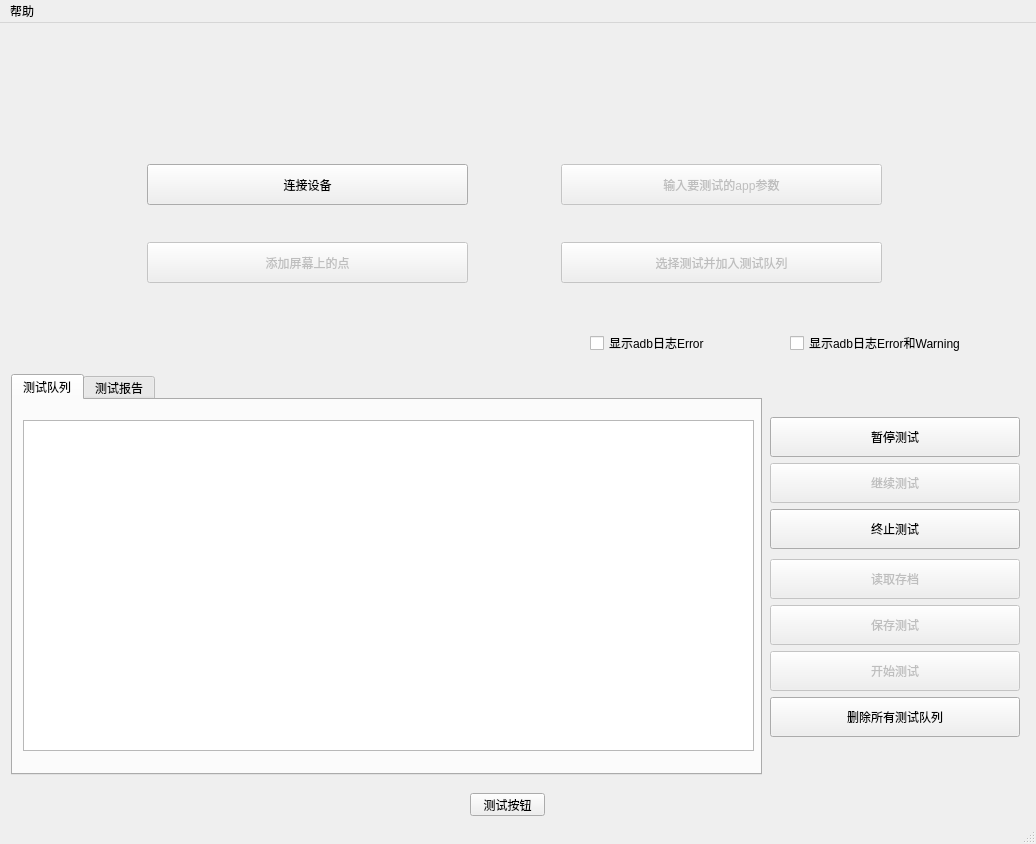
<?xml version="1.0" encoding="UTF-8"?>
<ui version="4.0">
 <class>TestWindow</class>
 <widget class="QMainWindow" name="TestWindow">
  <property name="geometry">
   <rect>
    <x>0</x>
    <y>0</y>
    <width>1036</width>
    <height>844</height>
   </rect>
  </property>
  <property name="sizePolicy">
   <sizepolicy hsizetype="Expanding" vsizetype="Expanding">
    <horstretch>0</horstretch>
    <verstretch>0</verstretch>
   </sizepolicy>
  </property>
  <property name="windowTitle">
   <string>测试窗口</string>
  </property>
  <widget class="QWidget" name="centralwidget">
   <widget class="QPushButton" name="testButton">
    <property name="geometry">
     <rect>
      <x>470</x>
      <y>770</y>
      <width>75</width>
      <height>23</height>
     </rect>
    </property>
    <property name="text">
     <string>测试按钮</string>
    </property>
   </widget>
   <widget class="QWidget" name="layoutWidget">
    <property name="geometry">
     <rect>
      <x>60</x>
      <y>110</y>
      <width>911</width>
      <height>181</height>
     </rect>
    </property>
    <layout class="QGridLayout" name="gridLayout">
     <item row="0" column="0">
      <widget class="QPushButton" name="connectDeviceButton">
       <property name="enabled">
        <bool>true</bool>
       </property>
       <property name="sizePolicy">
        <sizepolicy hsizetype="Minimum" vsizetype="Fixed">
         <horstretch>0</horstretch>
         <verstretch>0</verstretch>
        </sizepolicy>
       </property>
       <property name="minimumSize">
        <size>
         <width>321</width>
         <height>41</height>
        </size>
       </property>
       <property name="maximumSize">
        <size>
         <width>321</width>
         <height>41</height>
        </size>
       </property>
       <property name="text">
        <string>连接设备</string>
       </property>
      </widget>
     </item>
     <item row="0" column="1">
      <widget class="QPushButton" name="InputAssignmentButton">
       <property name="enabled">
        <bool>false</bool>
       </property>
       <property name="minimumSize">
        <size>
         <width>321</width>
         <height>41</height>
        </size>
       </property>
       <property name="maximumSize">
        <size>
         <width>321</width>
         <height>41</height>
        </size>
       </property>
       <property name="cursor">
        <cursorShape>ArrowCursor</cursorShape>
       </property>
       <property name="mouseTracking">
        <bool>false</bool>
       </property>
       <property name="text">
        <string>输入要测试的app参数</string>
       </property>
       <property name="autoDefault">
        <bool>false</bool>
       </property>
       <property name="default">
        <bool>false</bool>
       </property>
       <property name="flat">
        <bool>false</bool>
       </property>
      </widget>
     </item>
     <item row="1" column="0">
      <widget class="QPushButton" name="addPointButton">
       <property name="enabled">
        <bool>false</bool>
       </property>
       <property name="sizePolicy">
        <sizepolicy hsizetype="Minimum" vsizetype="Fixed">
         <horstretch>0</horstretch>
         <verstretch>0</verstretch>
        </sizepolicy>
       </property>
       <property name="minimumSize">
        <size>
         <width>321</width>
         <height>41</height>
        </size>
       </property>
       <property name="maximumSize">
        <size>
         <width>321</width>
         <height>41</height>
        </size>
       </property>
       <property name="text">
        <string>添加屏幕上的点</string>
       </property>
      </widget>
     </item>
     <item row="1" column="1">
      <widget class="QPushButton" name="chooseTypeButton">
       <property name="enabled">
        <bool>false</bool>
       </property>
       <property name="minimumSize">
        <size>
         <width>321</width>
         <height>41</height>
        </size>
       </property>
       <property name="maximumSize">
        <size>
         <width>321</width>
         <height>41</height>
        </size>
       </property>
       <property name="text">
        <string>选择测试并加入测试队列</string>
       </property>
      </widget>
     </item>
    </layout>
   </widget>
   <widget class="QWidget" name="horizontalLayoutWidget">
    <property name="geometry">
     <rect>
      <x>590</x>
      <y>290</y>
      <width>395</width>
      <height>61</height>
     </rect>
    </property>
    <layout class="QHBoxLayout" name="horizontalLayout_2">
     <property name="spacing">
      <number>4</number>
     </property>
     <item>
      <widget class="QCheckBox" name="warningCheckBox">
       <property name="enabled">
        <bool>true</bool>
       </property>
       <property name="text">
        <string>显示adb日志Error</string>
       </property>
      </widget>
     </item>
     <item>
      <widget class="QCheckBox" name="errorCheckBox">
       <property name="text">
        <string>显示adb日志Error和Warning</string>
       </property>
      </widget>
     </item>
    </layout>
   </widget>
   <widget class="QTabWidget" name="tabWidget">
    <property name="geometry">
     <rect>
      <x>11</x>
      <y>351</y>
      <width>751</width>
      <height>401</height>
     </rect>
    </property>
    <property name="currentIndex">
     <number>0</number>
    </property>
    <widget class="QWidget" name="queue_list">
     <attribute name="title">
      <string>测试队列</string>
     </attribute>
     <widget class="QListWidget" name="queueList">
      <property name="geometry">
       <rect>
        <x>10</x>
        <y>20</y>
        <width>731</width>
        <height>331</height>
       </rect>
      </property>
     </widget>
    </widget>
    <widget class="QWidget" name="report_list">
     <attribute name="title">
      <string>测试报告</string>
     </attribute>
     <widget class="QListWidget" name="reportList">
      <property name="geometry">
       <rect>
        <x>10</x>
        <y>20</y>
        <width>731</width>
        <height>331</height>
       </rect>
      </property>
     </widget>
    </widget>
   </widget>
   <widget class="QWidget" name="">
    <property name="geometry">
     <rect>
      <x>770</x>
      <y>390</y>
      <width>254</width>
      <height>328</height>
     </rect>
    </property>
    <layout class="QVBoxLayout" name="verticalLayout_2">
     <item>
      <layout class="QVBoxLayout" name="p_r_s">
       <item>
        <widget class="QPushButton" name="pauseButton">
         <property name="minimumSize">
          <size>
           <width>250</width>
           <height>40</height>
          </size>
         </property>
         <property name="maximumSize">
          <size>
           <width>250</width>
           <height>40</height>
          </size>
         </property>
         <property name="text">
          <string>暂停测试</string>
         </property>
        </widget>
       </item>
       <item>
        <widget class="QPushButton" name="resumeButton">
         <property name="enabled">
          <bool>false</bool>
         </property>
         <property name="minimumSize">
          <size>
           <width>250</width>
           <height>40</height>
          </size>
         </property>
         <property name="maximumSize">
          <size>
           <width>250</width>
           <height>40</height>
          </size>
         </property>
         <property name="text">
          <string>继续测试</string>
         </property>
        </widget>
       </item>
       <item>
        <widget class="QPushButton" name="stopButton">
         <property name="minimumSize">
          <size>
           <width>250</width>
           <height>40</height>
          </size>
         </property>
         <property name="maximumSize">
          <size>
           <width>250</width>
           <height>40</height>
          </size>
         </property>
         <property name="text">
          <string>终止测试</string>
         </property>
        </widget>
       </item>
      </layout>
     </item>
     <item>
      <layout class="QVBoxLayout" name="verticalLayout">
       <item>
        <widget class="QPushButton" name="loadButton">
         <property name="enabled">
          <bool>false</bool>
         </property>
         <property name="minimumSize">
          <size>
           <width>250</width>
           <height>40</height>
          </size>
         </property>
         <property name="maximumSize">
          <size>
           <width>250</width>
           <height>40</height>
          </size>
         </property>
         <property name="text">
          <string>读取存档</string>
         </property>
        </widget>
       </item>
       <item>
        <widget class="QPushButton" name="saveButton">
         <property name="enabled">
          <bool>false</bool>
         </property>
         <property name="minimumSize">
          <size>
           <width>250</width>
           <height>40</height>
          </size>
         </property>
         <property name="maximumSize">
          <size>
           <width>250</width>
           <height>40</height>
          </size>
         </property>
         <property name="text">
          <string>保存测试</string>
         </property>
        </widget>
       </item>
       <item>
        <widget class="QPushButton" name="startButton">
         <property name="enabled">
          <bool>false</bool>
         </property>
         <property name="minimumSize">
          <size>
           <width>250</width>
           <height>40</height>
          </size>
         </property>
         <property name="maximumSize">
          <size>
           <width>250</width>
           <height>40</height>
          </size>
         </property>
         <property name="text">
          <string>开始测试</string>
         </property>
        </widget>
       </item>
       <item>
        <widget class="QPushButton" name="deleteAllTestButton">
         <property name="minimumSize">
          <size>
           <width>250</width>
           <height>40</height>
          </size>
         </property>
         <property name="maximumSize">
          <size>
           <width>250</width>
           <height>40</height>
          </size>
         </property>
         <property name="text">
          <string>删除所有测试队列</string>
         </property>
        </widget>
       </item>
      </layout>
     </item>
    </layout>
   </widget>
  </widget>
  <widget class="QMenuBar" name="menubar">
   <property name="geometry">
    <rect>
     <x>0</x>
     <y>0</y>
     <width>1036</width>
     <height>26</height>
    </rect>
   </property>
   <widget class="QMenu" name="menu">
    <property name="title">
     <string>帮助</string>
    </property>
   </widget>
   <addaction name="menu"/>
  </widget>
  <widget class="QStatusBar" name="statusbar"/>
 </widget>
 <resources/>
 <connections>
  <connection>
   <sender>chooseTypeButton</sender>
   <signal>clicked()</signal>
   <receiver>TestWindow</receiver>
   <slot>click_add_test()</slot>
   <hints>
    <hint type="sourcelabel">
     <x>881</x>
     <y>285</y>
    </hint>
    <hint type="destinationlabel">
     <x>856</x>
     <y>178</y>
    </hint>
   </hints>
  </connection>
  <connection>
   <sender>startButton</sender>
   <signal>clicked()</signal>
   <receiver>loadButton</receiver>
   <slot>hide()</slot>
   <hints>
    <hint type="sourcelabel">
     <x>1020</x>
     <y>761</y>
    </hint>
    <hint type="destinationlabel">
     <x>1018</x>
     <y>667</y>
    </hint>
   </hints>
  </connection>
  <connection>
   <sender>startButton</sender>
   <signal>clicked()</signal>
   <receiver>pauseButton</receiver>
   <slot>show()</slot>
   <hints>
    <hint type="sourcelabel">
     <x>834</x>
     <y>761</y>
    </hint>
    <hint type="destinationlabel">
     <x>1020</x>
     <y>556</y>
    </hint>
   </hints>
  </connection>
  <connection>
   <sender>startButton</sender>
   <signal>clicked()</signal>
   <receiver>saveButton</receiver>
   <slot>hide()</slot>
   <hints>
    <hint type="sourcelabel">
     <x>1020</x>
     <y>761</y>
    </hint>
    <hint type="destinationlabel">
     <x>856</x>
     <y>714</y>
    </hint>
   </hints>
  </connection>
  <connection>
   <sender>startButton</sender>
   <signal>clicked()</signal>
   <receiver>saveButton</receiver>
   <slot>hide()</slot>
   <hints>
    <hint type="sourcelabel">
     <x>886</x>
     <y>761</y>
    </hint>
    <hint type="destinationlabel">
     <x>887</x>
     <y>714</y>
    </hint>
   </hints>
  </connection>
  <connection>
   <sender>startButton</sender>
   <signal>clicked()</signal>
   <receiver>startButton</receiver>
   <slot>hide()</slot>
   <hints>
    <hint type="sourcelabel">
     <x>1020</x>
     <y>761</y>
    </hint>
    <hint type="destinationlabel">
     <x>1020</x>
     <y>761</y>
    </hint>
   </hints>
  </connection>
  <connection>
   <sender>startButton</sender>
   <signal>clicked()</signal>
   <receiver>pauseButton</receiver>
   <slot>show()</slot>
   <hints>
    <hint type="sourcelabel">
     <x>950</x>
     <y>761</y>
    </hint>
    <hint type="destinationlabel">
     <x>1020</x>
     <y>556</y>
    </hint>
   </hints>
  </connection>
  <connection>
   <sender>startButton</sender>
   <signal>clicked()</signal>
   <receiver>resumeButton</receiver>
   <slot>show()</slot>
   <hints>
    <hint type="sourcelabel">
     <x>968</x>
     <y>761</y>
    </hint>
    <hint type="destinationlabel">
     <x>1020</x>
     <y>603</y>
    </hint>
   </hints>
  </connection>
  <connection>
   <sender>startButton</sender>
   <signal>clicked()</signal>
   <receiver>stopButton</receiver>
   <slot>show()</slot>
   <hints>
    <hint type="sourcelabel">
     <x>985</x>
     <y>761</y>
    </hint>
    <hint type="destinationlabel">
     <x>1020</x>
     <y>650</y>
    </hint>
   </hints>
  </connection>
  <connection>
   <sender>stopButton</sender>
   <signal>clicked()</signal>
   <receiver>loadButton</receiver>
   <slot>show()</slot>
   <hints>
    <hint type="sourcelabel">
     <x>1020</x>
     <y>650</y>
    </hint>
    <hint type="destinationlabel">
     <x>1018</x>
     <y>667</y>
    </hint>
   </hints>
  </connection>
  <connection>
   <sender>stopButton</sender>
   <signal>clicked()</signal>
   <receiver>saveButton</receiver>
   <slot>show()</slot>
   <hints>
    <hint type="sourcelabel">
     <x>1020</x>
     <y>650</y>
    </hint>
    <hint type="destinationlabel">
     <x>819</x>
     <y>714</y>
    </hint>
   </hints>
  </connection>
  <connection>
   <sender>stopButton</sender>
   <signal>clicked()</signal>
   <receiver>startButton</receiver>
   <slot>show()</slot>
   <hints>
    <hint type="sourcelabel">
     <x>1020</x>
     <y>650</y>
    </hint>
    <hint type="destinationlabel">
     <x>1020</x>
     <y>761</y>
    </hint>
   </hints>
  </connection>
  <connection>
   <sender>stopButton</sender>
   <signal>clicked()</signal>
   <receiver>pauseButton</receiver>
   <slot>hide()</slot>
   <hints>
    <hint type="sourcelabel">
     <x>1020</x>
     <y>650</y>
    </hint>
    <hint type="destinationlabel">
     <x>1020</x>
     <y>556</y>
    </hint>
   </hints>
  </connection>
  <connection>
   <sender>stopButton</sender>
   <signal>clicked()</signal>
   <receiver>resumeButton</receiver>
   <slot>hide()</slot>
   <hints>
    <hint type="sourcelabel">
     <x>1020</x>
     <y>650</y>
    </hint>
    <hint type="destinationlabel">
     <x>1020</x>
     <y>603</y>
    </hint>
   </hints>
  </connection>
  <connection>
   <sender>stopButton</sender>
   <signal>clicked()</signal>
   <receiver>stopButton</receiver>
   <slot>hide()</slot>
   <hints>
    <hint type="sourcelabel">
     <x>1020</x>
     <y>650</y>
    </hint>
    <hint type="destinationlabel">
     <x>1020</x>
     <y>650</y>
    </hint>
   </hints>
  </connection>
  <connection>
   <sender>loadButton</sender>
   <signal>clicked()</signal>
   <receiver>TestWindow</receiver>
   <slot>click_load_b()</slot>
   <hints>
    <hint type="sourcelabel">
     <x>792</x>
     <y>667</y>
    </hint>
    <hint type="destinationlabel">
     <x>756</x>
     <y>362</y>
    </hint>
   </hints>
  </connection>
  <connection>
   <sender>saveButton</sender>
   <signal>clicked()</signal>
   <receiver>TestWindow</receiver>
   <slot>click_save_b()</slot>
   <hints>
    <hint type="sourcelabel">
     <x>943</x>
     <y>714</y>
    </hint>
    <hint type="destinationlabel">
     <x>857</x>
     <y>356</y>
    </hint>
   </hints>
  </connection>
  <connection>
   <sender>startButton</sender>
   <signal>clicked()</signal>
   <receiver>TestWindow</receiver>
   <slot>click_start_b()</slot>
   <hints>
    <hint type="sourcelabel">
     <x>1020</x>
     <y>761</y>
    </hint>
    <hint type="destinationlabel">
     <x>978</x>
     <y>350</y>
    </hint>
   </hints>
  </connection>
  <connection>
   <sender>pauseButton</sender>
   <signal>clicked()</signal>
   <receiver>TestWindow</receiver>
   <slot>click_pause_b()</slot>
   <hints>
    <hint type="sourcelabel">
     <x>1020</x>
     <y>556</y>
    </hint>
    <hint type="destinationlabel">
     <x>783</x>
     <y>585</y>
    </hint>
   </hints>
  </connection>
  <connection>
   <sender>resumeButton</sender>
   <signal>clicked()</signal>
   <receiver>TestWindow</receiver>
   <slot>click_resume_b()</slot>
   <hints>
    <hint type="sourcelabel">
     <x>1020</x>
     <y>603</y>
    </hint>
    <hint type="destinationlabel">
     <x>788</x>
     <y>780</y>
    </hint>
   </hints>
  </connection>
  <connection>
   <sender>stopButton</sender>
   <signal>clicked()</signal>
   <receiver>TestWindow</receiver>
   <slot>click_stop_b()</slot>
   <hints>
    <hint type="sourcelabel">
     <x>1020</x>
     <y>650</y>
    </hint>
    <hint type="destinationlabel">
     <x>909</x>
     <y>780</y>
    </hint>
   </hints>
  </connection>
  <connection>
   <sender>connectDeviceButton</sender>
   <signal>clicked()</signal>
   <receiver>TestWindow</receiver>
   <slot>click_connect_b()</slot>
   <hints>
    <hint type="sourcelabel">
     <x>327</x>
     <y>204</y>
    </hint>
    <hint type="destinationlabel">
     <x>73</x>
     <y>269</y>
    </hint>
   </hints>
  </connection>
  <connection>
   <sender>InputAssignmentButton</sender>
   <signal>clicked()</signal>
   <receiver>TestWindow</receiver>
   <slot>click_in_index_b()</slot>
   <hints>
    <hint type="sourcelabel">
     <x>881</x>
     <y>207</y>
    </hint>
    <hint type="destinationlabel">
     <x>366</x>
     <y>341</y>
    </hint>
   </hints>
  </connection>
  <connection>
   <sender>addPointButton</sender>
   <signal>clicked()</signal>
   <receiver>TestWindow</receiver>
   <slot>click_add_point_b()</slot>
   <hints>
    <hint type="sourcelabel">
     <x>347</x>
     <y>265</y>
    </hint>
    <hint type="destinationlabel">
     <x>167</x>
     <y>320</y>
    </hint>
   </hints>
  </connection>
  <connection>
   <sender>startButton</sender>
   <signal>clicked()</signal>
   <receiver>deleteAllTestButton</receiver>
   <slot>hide()</slot>
   <hints>
    <hint type="sourcelabel">
     <x>791</x>
     <y>761</y>
    </hint>
    <hint type="destinationlabel">
     <x>784</x>
     <y>812</y>
    </hint>
   </hints>
  </connection>
  <connection>
   <sender>stopButton</sender>
   <signal>clicked()</signal>
   <receiver>deleteAllTestButton</receiver>
   <slot>show()</slot>
   <hints>
    <hint type="sourcelabel">
     <x>849</x>
     <y>650</y>
    </hint>
    <hint type="destinationlabel">
     <x>804</x>
     <y>821</y>
    </hint>
   </hints>
  </connection>
 </connections>
 <slots>
  <slot>click_in_index_b()</slot>
  <slot>click_cho_t_b()</slot>
  <slot>click_add_test()</slot>
  <slot>click_load_b()</slot>
  <slot>click_save_b()</slot>
  <slot>click_start_b()</slot>
  <slot>click_pause_b()</slot>
  <slot>click_resume_b()</slot>
  <slot>click_stop_b()</slot>
  <slot>click_connect_b()</slot>
  <slot>click_add_point_b()</slot>
  <slot>click_deleteAll_b()</slot>
 </slots>
</ui>
